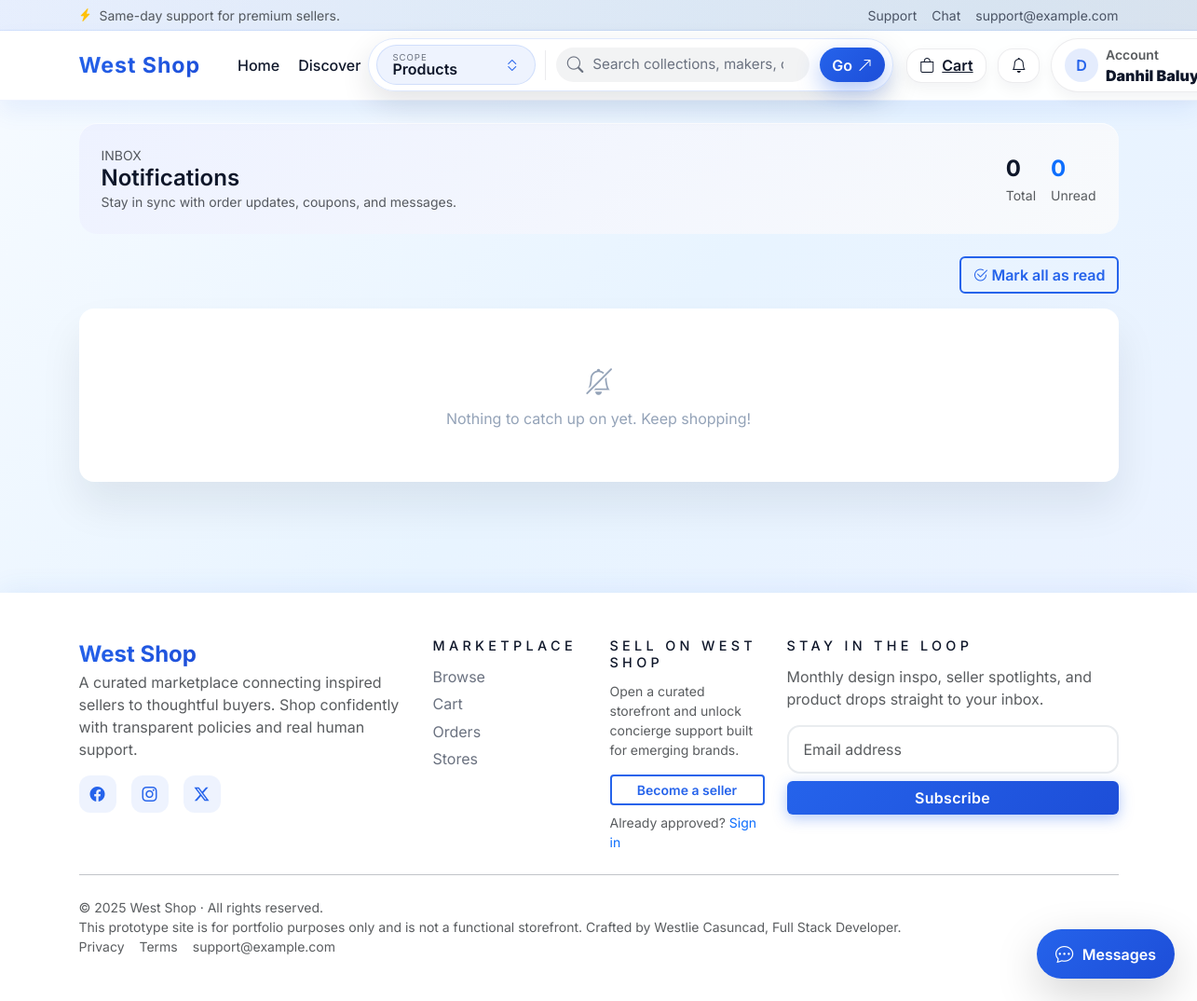
Before: /notifications.php (signed in) with the older database file.
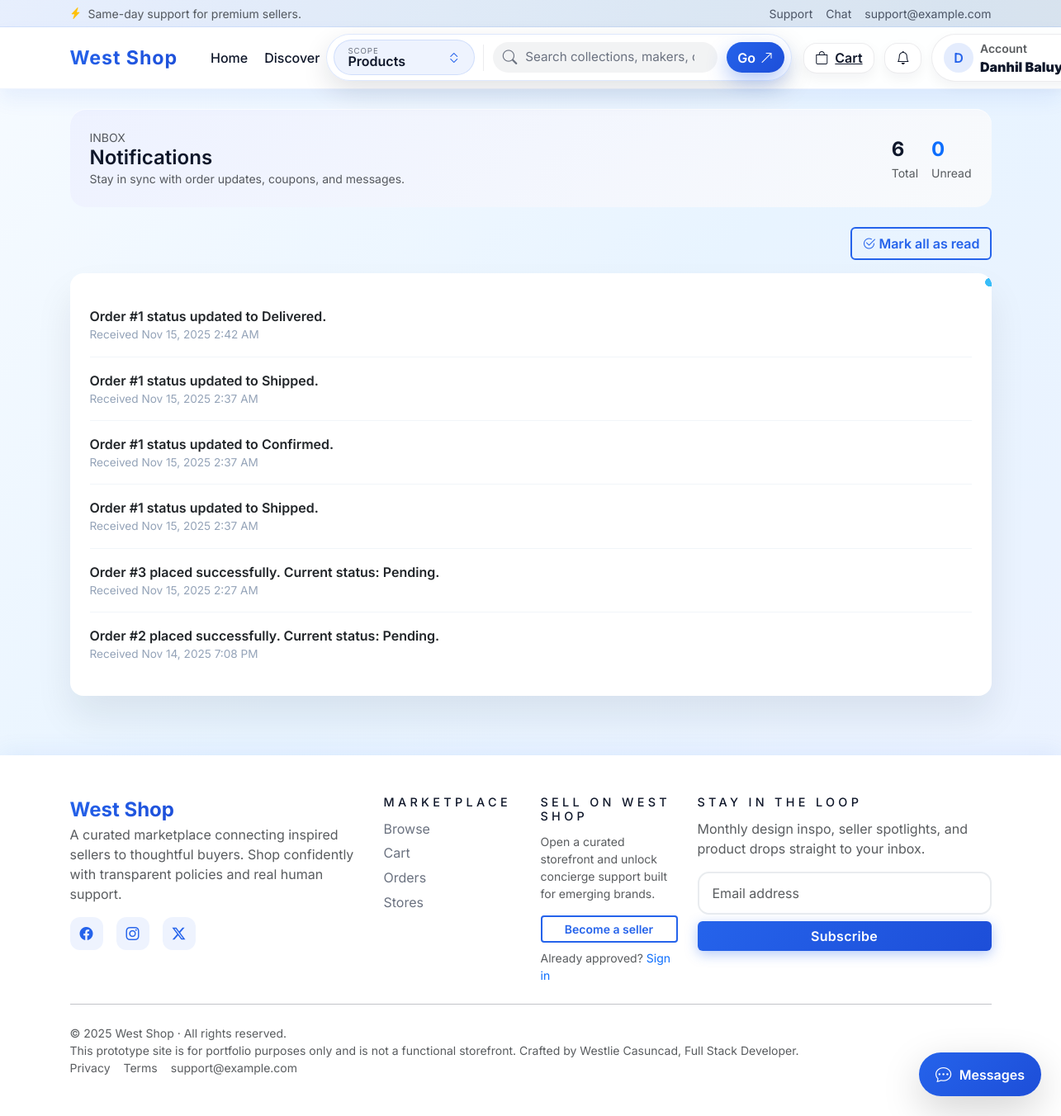
After: the same page with the newer database file.
### tables this page shows
CREATE TABLE `notifications` (
  `notification_id` int(11) NOT NULL,
  `user_id` int(11) NOT NULL,
  `message` text NOT NULL,
  `is_read` tinyint(1) DEFAULT 0,
  `created_at` timestamp NOT NULL DEFAULT current_timestamp()
);

### includes/config.php (called while the page is built, shortened)
<?php
function base_url(string $path = ''): string {
    $base = rtrim(BASE_PATH, '/');
    $path = ltrim($path, '/');
    return $base . '/' . $path;
}
?>

### includes/functions.php (called while the page is built, shortened)
<?php
require_once __DIR__ . '/config.php';
function e(string $s): string { return htmlspecialchars($s, ENT_QUOTES, 'UTF-8'); }

### includes/auth.php (called while the page is built, shortened)
<?php
require_once __DIR__ . '/config.php';
require_once __DIR__ . '/functions.php';
function current_user(): ?array {
    return $_SESSION['user'] ?? null;
}

### notifications.php (the view, shortened to what this page needs)
<?php
require_once __DIR__ . '/includes/config.php';
require_once __DIR__ . '/includes/auth.php';
require_once __DIR__ . '/includes/functions.php';
$u = current_user();
$stmt = $pdo->prepare('SELECT * FROM notifications WHERE user_id=? ORDER BY created_at DESC');
$stmt->execute([$u['user_id']]);
$list = $stmt->fetchAll();
$totalNotif = count($list);
$unreadNotif = array_reduce($list, fn($carry,$row)=>$carry + ((int)$row['is_read'] === 0 ? 1 : 0), 0);
include __DIR__ . '/templates/header.php';
?>
<div class="notif-hero d-flex flex-wrap justify-content-between align-items-center gap-3" id="notif-hero" data-endpoint="<?php echo e(base_url('public/notifications_poll.php')); ?>">
  <div>
    <div class="text-uppercase small text-muted">Inbox</div>
    <h4>Notifications</h4>
    <div class="text-muted small">Stay in sync with order updates, coupons, and messages.</div>
  </div>
  <div class="d-flex align-items-center gap-3">
    <div>
      <div class="fw-bold fs-4" data-notif-total><?php echo number_format($totalNotif); ?></div>
      <div class="text-muted small">Total</div>
    </div>
    <div>
      <div class="fw-bold fs-4 text-primary" data-notif-unread><?php echo number_format($unreadNotif); ?></div>
      <div class="text-muted small">Unread</div>
    </div>
  </div>
</div>
<div class="d-flex justify-content-end notif-actions mb-3">
  <form method="post">
    <button class="btn btn-outline-primary"><i class="bi bi-check2-circle me-1"></i>Mark all as read</button>
  </form>
</div>
<div class="card notif-card p-4" id="notif-list">
  <?php if($list): ?>
    <?php foreach($list as $n): ?>
      <div class="notif-item <?php echo !$n['is_read'] ? 'unread' : ''; ?>">
        <span class="notif-dot"></span>
        <div class="flex-grow-1">
          <div class="fw-semibold"><?php echo e($n['message']); ?></div>
          <div class="notif-meta">Received <?php echo e(date('M d, Y g:i A', strtotime($n['created_at']))); ?><?php echo !$n['is_read'] ? ' • Unread' : ''; ?></div>
        </div>
      </div>
    <?php endforeach; ?>
  <?php else: ?>
    <div class="notif-empty">
      <i class="bi bi-bell-slash fs-3 mb-2 d-block"></i>
      Nothing to catch up on yet. Keep shopping!
    </div>
  <?php endif; ?>
</div>
<?php include __DIR__ . '/templates/footer.php'; ?>

### templates/header.php (shortened to what this page needs)
<?php
require_once __DIR__ . '/../includes/config.php';
require_once __DIR__ . '/../includes/functions.php';
require_once __DIR__ . '/../includes/auth.php';
$u = current_user();
$chatBadges = $u ? chat_unread_breakdown((int)$u['user_id'], $u['role']) : ['primary' => 0, 'support' => 0];
$primaryChatCount = (int)($chatBadges['primary'] ?? 0);
$supportChatCount = (int)($chatBadges['support'] ?? 0);
$supportLink = 'seller/chat_admin.php';
$chatHubLink = 'buyer/chat.php';
$chatMenu = [];
if ($u) {
  if ($u['role'] === 'seller') {
    $supportLink = 'seller/chat_admin.php';
    $chatHubLink = 'seller/chat.php';
    $chatMenu[] = ['label' => 'Buyer Messages', 'href' => 'seller/chat.php', 'count' => $primaryChatCount];
    $chatMenu[] = ['label' => 'Support Chat', 'href' => 'seller/chat_admin.php', 'count' => $supportChatCount];
  } elseif ($u['role'] === 'admin') {
    $supportLink = 'admin/chat.php';
    $chatHubLink = 'admin/chat.php';
    $chatMenu[] = ['label' => 'Support Chat', 'href' => 'admin/chat.php', 'count' => max($supportChatCount, $primaryChatCount)];
  } else {
    $supportLink = 'buyer/chat.php';
    $chatHubLink = 'buyer/chat.php';
  }
}
$globalSearchTerm = isset($_GET['q']) ? trim((string)$_GET['q']) : '';
$globalSearchType = isset($_GET['type']) && strtolower((string)$_GET['type']) === 'stores' ? 'stores' : 'products';
$mainNavItems = [
  ['label' => 'Home', 'href' => base_url('index.php')],
  ['label' => 'Discover', 'href' => base_url('public/product.php?id=1')]
];
?><!doctype html>
<html lang="en">
<head>
  <link href="https://cdn.jsdelivr.net/npm/bootstrap@5.3.3/dist/css/bootstrap.min.css" rel="stylesheet">
  <link href="https://cdn.jsdelivr.net/npm/bootstrap-icons@1.11.3/font/bootstrap-icons.css" rel="stylesheet">
  <link href="<?php echo e(base_url('assets/css/theme.css')); ?>" rel="stylesheet">
</head>
<body class="bg-soft">
<header class="site-header">
  <div class="nav-top">
    <div class="container d-flex flex-wrap justify-content-between align-items-center gap-2 small">
      <div class="d-flex align-items-center gap-2 text-muted">
        <i class="bi bi-lightning-charge-fill text-warning"></i>
        <span>Same-day support for premium sellers.</span>
      </div>
      <div class="d-flex align-items-center gap-3 nav-top-links">
        <a href="<?php echo e(base_url($supportLink)); ?>" class="text-decoration-none">Support</a>
        <a href="<?php echo e(base_url($chatHubLink)); ?>" class="text-decoration-none">Chat</a>
        <a href="mailto:support@example.com" class="text-decoration-none">support@example.com</a>
      </div>
    </div>
  </div>
  <nav class="navbar navbar-expand-lg nav-glass main-navbar sticky-top">
    <div class="container">
      <div class="navbar-left d-flex align-items-center gap-3">
        <a class="navbar-brand" href="<?php echo e(base_url('index.php')); ?>"><?php echo e(APP_NAME); ?></a>
        <ul class="navbar-nav primary-nav d-none d-lg-flex flex-row gap-1">
          <?php foreach ($mainNavItems as $item): ?>
            <li class="nav-item"><a class="nav-link" href="<?php echo e($item['href']); ?>"><?php echo e($item['label']); ?></a></li>
          <?php endforeach; ?>
        </ul>
      </div>
      <div class="collapse navbar-collapse" id="mainNav">
        <div class="navbar-panels">
          <div class="nav-utility">
            <div class="nav-search-shell">
              <form class="nova-search" action="<?php echo e(base_url('public/search.php')); ?>" method="get">
                <div class="nova-search__glass">
                  <div class="nova-search__chip">
                    <div class="nova-search__chip-body">
                      <small>Scope</small>
                      <select name="type" class="nova-search__select">
                        <option value="products" <?php echo $globalSearchType==='products'?'selected':''; ?>>Products</option>
                      </select>
                    </div>
                    <i class="bi bi-chevron-expand"></i>
                  </div>
                  <div class="nova-search__input">
                    <i class="bi bi-search"></i>
                    <input type="search" name="q" class="nova-search__control" placeholder="Search collections, makers, or SKUs" value="<?php echo e($globalSearchTerm); ?>" autocomplete="off">
                  </div>
                  <div class="nova-search__actions">
                    <button type="submit" class="nova-search__submit">
                      <span>Go</span>
                      <i class="bi bi-arrow-up-right"></i>
                    </button>
                  </div>
                </div>
              </form>
            </div>
            <div class="nav-quick-actions nav-action-group">
              <?php if(!$u || ($u && $u['role']==='buyer')): ?>
                <a class="btn-icon btn-icon-compact" href="<?php echo e(base_url('buyer/cart.php')); ?>" title="Cart">
                  <i class="bi bi-bag"></i>
                  <span class="label">Cart</span>
                </a>
              <?php endif; ?>
              <?php if($u): ?>
                <a class="btn-icon btn-icon-compact position-relative" href="<?php echo e(base_url('notifications.php')); ?>" title="Notifications">
                  <i class="bi bi-bell"></i>
                </a>
                <div class="dropdown nav-profile">
                  <button class="btn-icon nav-profile-toggle d-flex align-items-center gap-2" type="button" data-bs-toggle="dropdown" aria-expanded="false" title="Account">
                    <span class="avatar initials"><?php echo strtoupper(substr($u['name'],0,1)); ?></span>
                    <span class="profile-label">
                      <span class="d-block small text-muted">Account</span>
                      <strong><?php echo e($u['name']); ?></strong>
                    </span>
                  </button>
                </div>
              <?php endif; ?>
            </div>
          </div>
        </div>
      </div>
    </div>
  </nav>
</header>
<?php if($u): ?>
  <?php if($u['role'] === 'buyer'): ?>
    <div class="floating-chat">
      <a class="floating-chat-btn shadow-lg" href="<?php echo e(base_url($chatHubLink)); ?>" title="Open messages">
        <i class="bi bi-chat-dots"></i>
        <span>Messages</span>
      </a>
    </div>
  <?php endif; ?>
<?php endif; ?>
<main class="page-shell container py-4">

### templates/footer.php (shortened to what this page needs)
 </main>
<?php
$footerUser = $u ?? (function_exists('current_user') ? current_user() : null);
$footerIsSeller = $footerUser && ($footerUser['role'] === 'seller');
?>
<footer class="site-footer mt-5">
  <div class="container">
    <div class="row g-4">
      <div class="col-lg-4">
        <a class="footer-brand" href="<?php echo e(base_url('index.php')); ?>"><?php echo e(APP_NAME); ?></a>
        <p class="text-muted mb-3">A curated marketplace connecting inspired sellers to thoughtful buyers. Shop confidently with transparent policies and real human support.</p>
        <div class="d-flex gap-3">
          <span class="social-pill"><i class="bi bi-facebook"></i></span>
          <span class="social-pill"><i class="bi bi-instagram"></i></span>
          <span class="social-pill"><i class="bi bi-twitter-x"></i></span>
        </div>
      </div>
      <div class="col-6 col-lg-2">
        <h6 class="footer-heading">Marketplace</h6>
        <ul class="list-unstyled footer-links">
          <li><a href="<?php echo e(base_url('index.php')); ?>">Browse</a></li>
          <li><a href="<?php echo e(base_url('buyer/cart.php')); ?>">Cart</a></li>
          <li><a href="<?php echo e(base_url('buyer/orders.php')); ?>">Orders</a></li>
          <li><a href="<?php echo e(base_url('seller/store_public.php?seller_id=1')); ?>">Stores</a></li>
        </ul>
      </div>
      <div class="col-6 col-lg-2">
        <?php if($footerIsSeller): ?>
          <h6 class="footer-heading">Seller Hub</h6>
          <ul class="list-unstyled footer-links">
            <li><a href="<?php echo e(base_url('seller/index.php')); ?>">Dashboard</a></li>
            <li><a href="<?php echo e(base_url('seller/orders.php')); ?>">Orders</a></li>
            <li><a href="<?php echo e(base_url('seller/products.php')); ?>">Catalog</a></li>
            <li><a href="<?php echo e(base_url('seller/chat_admin.php')); ?>">Support Chat</a></li>
          </ul>
        <?php else: ?>
          <h6 class="footer-heading">Sell on <?php echo e(APP_NAME); ?></h6>
          <p class="text-muted small">Open a curated storefront and unlock concierge support built for emerging brands.</p>
          <a class="btn btn-sm btn-outline-primary w-100" href="<?php echo e(base_url('register.php?role=seller')); ?>">Become a seller</a>
          <small class="d-block text-muted mt-2">Already approved? <a href="<?php echo e(base_url('login.php')); ?>" class="text-decoration-none">Sign in</a></small>
        <?php endif; ?>
      </div>
      <div class="col-lg-4">
        <h6 class="footer-heading">Stay in the loop</h6>
        <p class="text-muted">Monthly design inspo, seller spotlights, and product drops straight to your inbox.</p>
        <form class="footer-form">
          <input type="email" class="form-control" placeholder="Email address">
          <button class="btn btn-primary w-100 mt-2">Subscribe</button>
        </form>
      </div>
    </div>
    <hr class="my-4">
    <div class="d-flex flex-wrap justify-content-between align-items-center small text-muted">
      <span>© <?php echo date('Y'); ?> <?php echo e(APP_NAME); ?> · All rights reserved.</span>
      <span class="mt-2 mt-md-0">This prototype site is for portfolio purposes only and is not a functional storefront. Crafted by Westlie Casuncad, Full Stack Developer.</span>
      <div class="d-flex gap-3">
        <a href="#" class="text-muted text-decoration-none">Privacy</a>
        <a href="#" class="text-muted text-decoration-none">Terms</a>
        <a href="mailto:support@example.com" class="text-muted text-decoration-none">support@example.com</a>
      </div>
    </div>
  </div>
</footer>
</body>
</html>

### notifications.php (style rules this page uses)
.notif-hero { background: linear-gradient(135deg, #eef2ff 0%, #f8fafc 100%); border-radius: 1.2rem; padding: 1.5rem; margin-bottom: 1.5rem; box-shadow: inset 0 1px 0 rgba(255,255,255,.8); }
.notif-hero h4 { margin: 0; }
.notif-card { border: none; border-radius: 1rem; box-shadow: 0 25px 45px rgba(15,23,42,.08); }
.notif-item + .notif-item { border-top: 1px solid #f1f5f9; }
.notif-item { padding: 1rem 0; display: flex; gap: 1rem; }
.notif-dot { width: 10px; height: 10px; border-radius: 50%; margin-top: .5rem; background: #38bdf8; }
.notif-meta { font-size: .85rem; color: #94a3b8; }
.notif-actions .btn { min-width: 160px; }
.notif-empty { padding: 2rem; text-align: center; color: #94a3b8; }

Changed rows visible on the page:
added notifications: message "Order #1 status updated to Delivered.", created_at "Nov 15, 2025 2:42 AM"
added notifications: message "Order #1 status updated to Shipped.", created_at "Nov 15, 2025 2:37 AM"
added notifications: message "Order #1 status updated to Confirmed.", created_at "Nov 15, 2025 2:37 AM"
added notifications: message "Order #1 status updated to Shipped.", created_at "Nov 15, 2025 2:37 AM"
added notifications: message "Order #3 placed successfully. Current status: Pending.", created_at "Nov 15, 2025 2:27 AM"
added notifications: message "Order #2 placed successfully. Current status: Pending.", created_at "Nov 14, 2025 7:08 PM"
Other visible differences:
$totalNotif: "0" → "6"
text no longer shown: "Nothing to catch up on yet. Keep shopping!"
